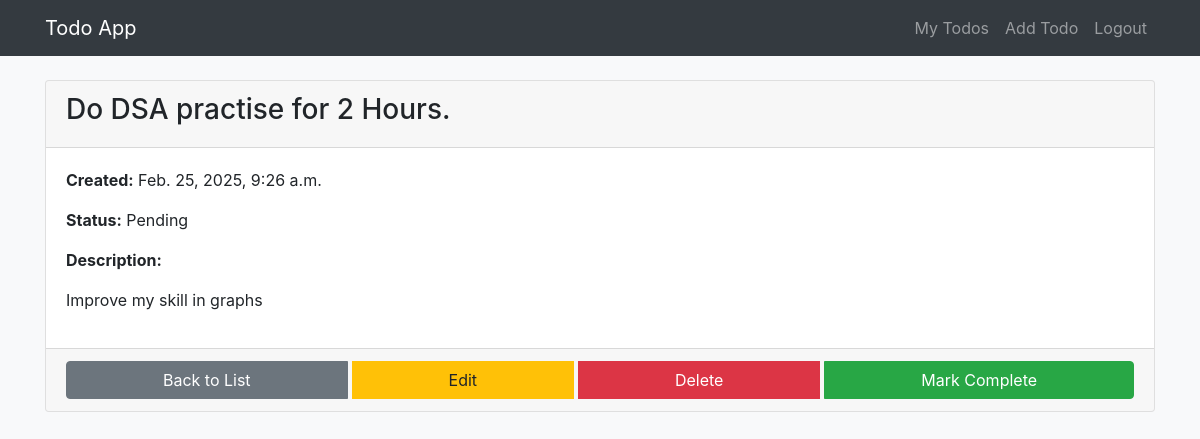
Page /detail/1/ (signed in) on the committed database.
### todo_app/models.py (models this page shows, shortened)
class Todo(models.Model):
    title = models.CharField(max_length=100)
    description = models.TextField(blank=True)
    created_date = models.DateTimeField(auto_now_add=True)
    completed = models.BooleanField(default=False)
    user = models.ForeignKey(User, on_delete=models.CASCADE, related_name="todos")
    class Meta:
        ordering = ['-created_date']

### todo_app/views.py (the view)
# urls.py: path('detail/<int:pk>/', views.todo_detail, name='todo_detail'),
@login_required
def todo_detail(request, pk):
    todo = get_object_or_404(Todo, pk=pk, user=request.user)
    return render(request, 'todo_app/todo_detail.html', {'todo': todo})

### todo_app/templates/todo_app/todo_detail.html (shortened to what this page needs)
{% extends 'todo_app/base.html' %}
{% block content %}
<div class="row">
    <div class="col-md-12">
        <div class="card">
            <div class="card-header">
                <h3>{{ todo.title }}</h3>
            </div>
            <div class="card-body">
                <p><strong>Created:</strong> {{ todo.created_date }}</p>
                <p><strong>Status:</strong> {% if todo.completed %}Completed{% else %}Pending{% endif %}</p>
                <p><strong>Description:</strong></p>
                <p>{{ todo.description|linebreaks }}</p>
            </div>
            <div class="card-footer">
                <div class="btn-group">
                    <a href="{% url 'todo_list' %}" class="btn btn-secondary">Back to List</a>
                    <a href="{% url 'todo_update' todo.pk %}" class="btn btn-warning">Edit</a>
                    <a href="{% url 'todo_delete' todo.pk %}" class="btn btn-danger">Delete</a>
                    <a href="{% url 'todo_complete' todo.pk %}" class="btn {% if todo.completed %}btn-secondary{% else %}btn-success{% endif %}">
                        {% if todo.completed %}Mark Incomplete{% else %}Mark Complete{% endif %}
                    </a>
                </div>
            </div>
        </div>
    </div>
</div>
{% endblock %}

### todo_app/static/css/style.css (style rules this page uses)
body { background-color: #f8f9fa; }
.btn-group { display: flex; gap: 5px; }

### rows in the picture
Todo: title "Do DSA practise for 2 Hours.", created_date "Feb. 25, 2025, 9:26 a.m.", description "Improve my skill in graphs"
